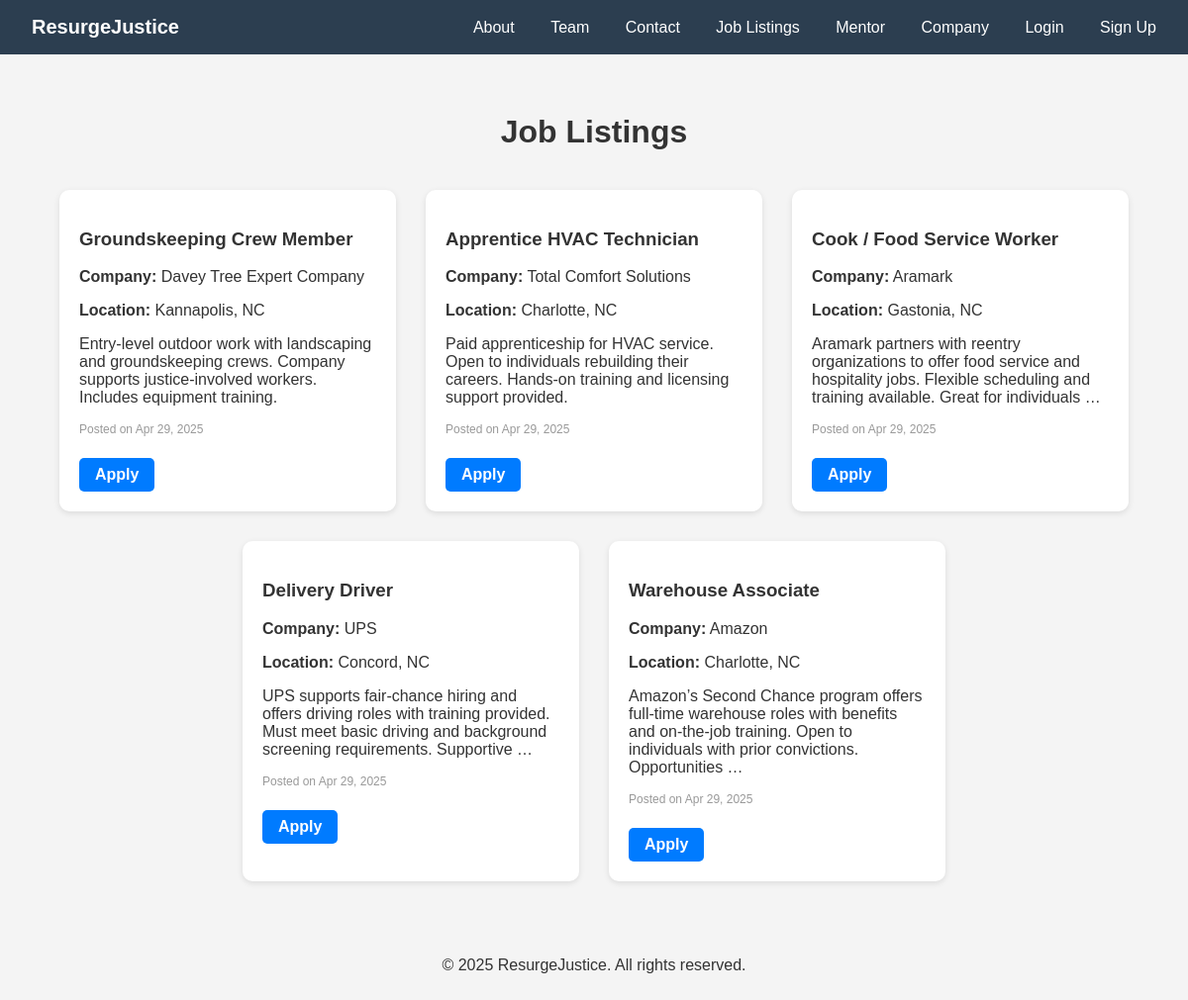
The page /accounts/job-listings/ on the database its author committed.
### accounts/models.py (models this page shows, shortened)
class Job(models.Model):
    title = models.CharField(max_length=200)
    description = models.TextField()
    company_name = models.CharField(max_length=100)
    location = models.CharField(max_length=100)
    posted_at = models.DateTimeField(auto_now_add=True)

### accounts/views.py (the view)
# urls.py: path('job-listings/', views.job_listings, name='job_listings'),
def job_listings(request):
    jobs = Job.objects.all().order_by('-posted_at')
    return render(request, 'job_listings.html', {'jobs': jobs})

### core/templates/job_listings.html
{% extends 'base.html' %}
{% block content %}
<div style="max-width: 1200px; margin: 60px auto; padding: 0 20px;">
  <h1 style="text-align: center;">Job Listings</h1>
  <div style="display: flex; flex-wrap: wrap; justify-content: center; gap: 30px; margin-top: 40px;">
    {% for job in jobs %}
      <div style="
        width: 300px;
        background: #fff;
        border-radius: 10px;
        box-shadow: 0 2px 6px rgba(0, 0, 0, 0.1);
        padding: 20px;
        text-align: left;
      ">
        <h3>{{ job.title }}</h3>
        <p><strong>Company:</strong> {{ job.company_name }}</p>
        <p><strong>Location:</strong> {{ job.location }}</p>
        <p>{{ job.description|truncatewords:20 }}</p>
        <p style="font-size: 12px; color: #999;">Posted on {{ job.posted_at|date:"M d, Y" }}</p>
        <a href="{% url 'apply' %}" style="
          display: inline-block;
          margin-top: 10px;
          background-color: #007bff;
          color: white;
          padding: 8px 16px;
          text-decoration: none;
          border-radius: 5px;
          font-weight: bold;
        ">
          Apply
        </a>
      </div>
    {% empty %}
      <p>No job listings available at this time.</p>
    {% endfor %}
  </div>
</div>
{% endblock %}

### static/css/styles.css (style rules this page uses)
body { font-family: 'Arial', sans-serif; margin: 0; padding: 0; background-color: #f4f4f4; color: #333; }

### rows shown on the page
Job: title "Groundskeeping Crew Member", company_name "Davey Tree Expert Company", location "Kannapolis, NC", description "Entry-level outdoor work with landscaping and groundskeeping crews. Company supports justice-involved workers. Includes equipment training.", posted_at "Apr 29, 2025"
Job: title "Apprentice HVAC Technician", company_name "Total Comfort Solutions", location "Charlotte, NC", description "Paid apprenticeship for HVAC service. Open to individuals rebuilding their careers. Hands-on training and licensing support provided.", posted_at "Apr 29, 2025"
Job: title "Cook / Food Service Worker", company_name "Aramark", location "Gastonia, NC", description "Aramark partners with reentry organizations to offer food service and hospitality jobs. Flexible scheduling and training available. Great for individuals …", posted_at "Apr 29, 2025"
Job: title "Delivery Driver", company_name "UPS", location "Concord, NC", description "UPS supports fair-chance hiring and offers driving roles with training provided. Must meet basic driving and background screening requirements. Supportive …", posted_at "Apr 29, 2025"
Job: title "Warehouse Associate", company_name "Amazon", location "Charlotte, NC", description "Amazon’s Second Chance program offers full-time warehouse roles with benefits and on-the-job training. Open to individuals with prior convictions. Opportunities …", posted_at "Apr 29, 2025"
